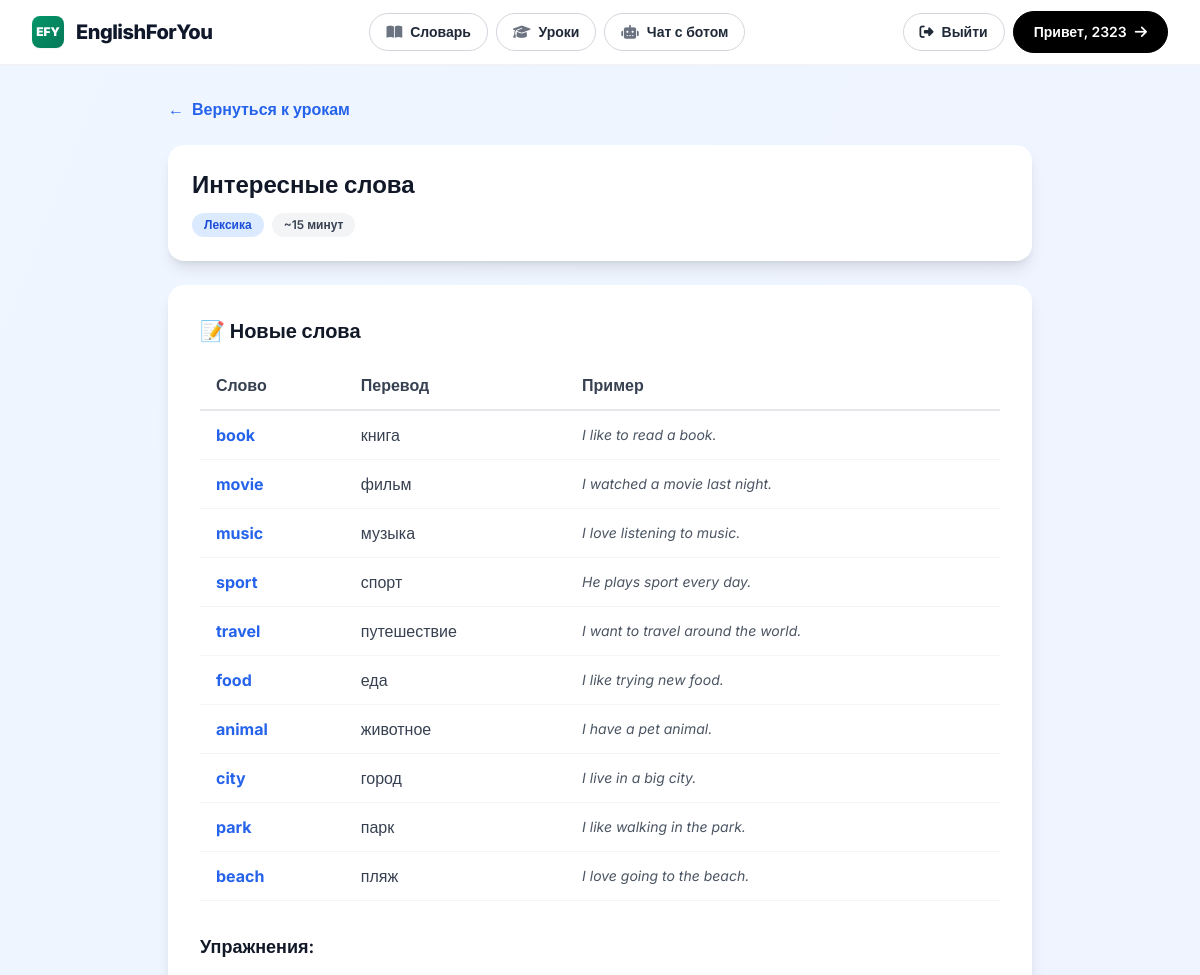
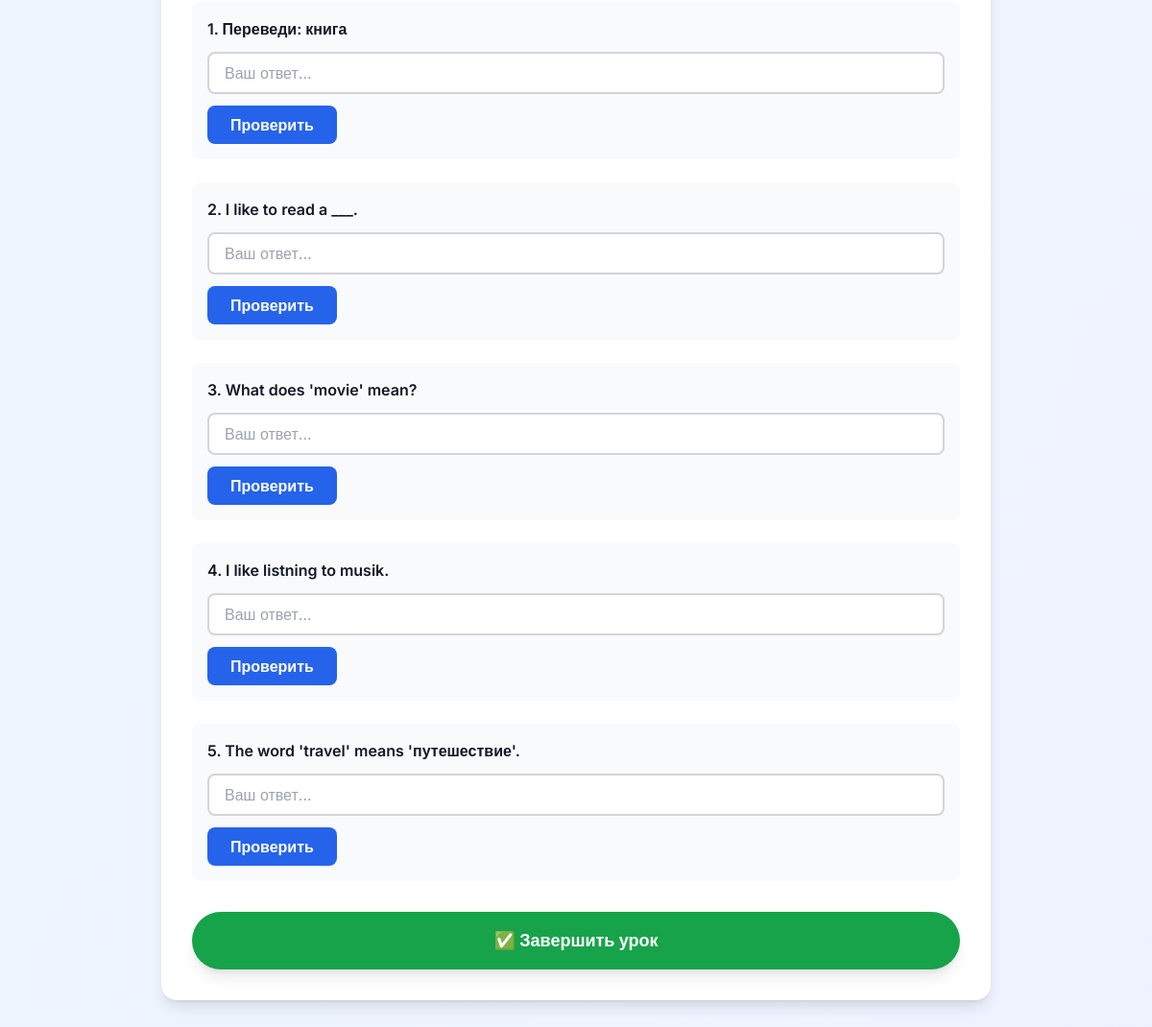
The page /lessons/lesson/2/ (signed in) on the database its author committed (2 pictures, top to bottom).
### lessons/models.py (models this page shows, shortened)
class Lesson(models.Model):
    TYPE_CHOICES = [
        ('grammar', 'Грамматика'),
        ('vocabulary', 'Лексика'),
        ('reading', 'Чтение'),
    ]
    block = models.ForeignKey(
        LessonBlock,
        on_delete=models.CASCADE,
        related_name='lessons',
        verbose_name='Блок'
    )
    lesson_type = models.CharField(
        max_length=20,
        choices=TYPE_CHOICES,
        verbose_name='Тип урока'
    )
    title = models.CharField(
        max_length=200,
        verbose_name='Название урока'
    )
    content = models.JSONField(
        verbose_name='Контент урока',
        help_text='Структура контента в JSON'
    )
    order = models.IntegerField(
        verbose_name='Порядок в блоке',
        help_text='1 - грамматика, 2 - лексика, 3 - чтение'
    )
    estimated_time = models.IntegerField(
        default=15,
        verbose_name='Примерное время (мин)'
    )
    is_unlocked = models.BooleanField(
        default=False,
        verbose_name='Разблокирован'
    )
    created_at = models.DateTimeField(
        auto_now_add=True,
        verbose_name='Создан'
    )
    class Meta:
        verbose_name = 'Урок'
        verbose_name_plural = 'Уроки'
        ordering = ['block', 'order']
        indexes = [
            models.Index(fields=['block', 'order']),
        ]

### lessons/views.py (the view)
# urls.py: path('lesson/<int:lesson_id>/', views.lesson_detail_view, name='lesson_detail'),
def lesson_detail_view(request, lesson_id):
    if not request.user.is_authenticated:
        return redirect('login')
    lesson = get_object_or_404(Lesson, id=lesson_id)
    if lesson.block.user != request.user:
        return redirect('lessons_board')
    if not lesson.is_unlocked:
        return redirect('lessons_board')
    progress, created = LessonProgress.objects.get_or_create(
        user=request.user,
        lesson=lesson,
        defaults={'exercises_data': {}}
    )
    component_map = {
        'grammar': 'lessons/components/grammar.html',
        'vocabulary': 'lessons/components/vocabulary.html',
        'reading': 'lessons/components/reading.html'
    }
    context = {
        'lesson': lesson,
        'progress': progress,
        'block': lesson.block,
        'content': lesson.content,
        'component_template': component_map.get(lesson.lesson_type, 'lessons/components/grammar.html')
    }
    return render(request, 'lessons/lesson_detail.html', context)

### lessons/templates/lessons/lesson_detail.html (shortened to what this page needs)
{% extends 'main/layout.html' %}
{% load static %}
{% block content %}
<div class="min-h-screen bg-gradient-to-br from-blue-50 to-indigo-50 py-8">
  <div class="max-w-4xl mx-auto px-4">
    <div class="mb-6">
      <a href="{% url 'lessons_board' %}" class="inline-flex items-center gap-2 text-blue-600 hover:text-blue-700 font-semibold">
        <span>←</span> Вернуться к урокам
      </a>
    </div>
    <div class="bg-white rounded-2xl shadow-lg p-6 mb-6">
      <div class="flex justify-between items-start">
        <div>
          <h1 class="text-2xl font-bold text-gray-900">{{ lesson.title }}</h1>
          <div class="flex gap-2 mt-3">
            <span class="text-xs font-semibold px-3 py-1 bg-blue-100 text-blue-700 rounded-full">
              {{ lesson.get_lesson_type_display }}
            </span>
            <span class="text-xs font-semibold px-3 py-1 bg-gray-100 text-gray-700 rounded-full">
              ~{{ lesson.estimated_time }} минут
            </span>
          </div>
        </div>
      </div>
    </div>
    <div class="bg-white rounded-2xl shadow-lg p-8">
      {% include component_template %}
    </div>
  </div>
</div>
{% endblock %}

### main/templates/main/layout.html (shortened to what this page needs)
{% load static %}
<!DOCTYPE html>
<html lang="ru">
<head>
  <link rel="stylesheet" href="https://cdnjs.cloudflare.com/ajax/libs/font-awesome/6.4.0/css/all.min.css"/>
  <script src="https://cdn.tailwindcss.com"></script>
</head>
<body class="font-sans bg-gradient-to-b from-white to-gray-50 text-slate-900 antialiased">
  <header id="siteHeader" class="sticky top-0 z-40 backdrop-blur-md bg-white/70 border-b border-black/5 fade-in-down transition-shadow" data-scrolled="false">
    <div class="max-w-7xl mx-auto h-16 px-4 sm:px-6 lg:px-8 flex items-center gap-4">
      <a href="{% url 'home' %}" class="inline-flex items-center gap-3 group">
        <div class="w-8 h-8 rounded-lg bg-gradient-to-br from-primary to-emerald-700 text-white grid place-items-center font-black text-xs shadow-sm transition-transform group-hover:-translate-y-0.5">
          EFY
        </div>
        <span class="font-extrabold text-lg sm:text-xl tracking-tight">
          EnglishForYou
        </span>
      </a>
      <nav class="hidden lg:flex items-center gap-2 mx-auto">
        <a href="#"
           class="inline-flex items-center gap-2 px-4 py-2 rounded-full text-sm font-semibold bg-white border border-gray-300 text-gray-800 transition-all hover:-translate-y-0.5 hover:shadow-md hover:text-primary hover:border-primary focus-visible:outline-2 focus-visible:outline-primary focus-visible:outline-offset-2">
          <i class="fa-solid fa-book-open text-gray-500"></i>
          Словарь
        </a>
        <a href="{% url 'lessons_board' %}"
           class="inline-flex items-center gap-2 px-4 py-2 rounded-full text-sm font-semibold bg-white border border-gray-300 text-gray-800 transition-all hover:-translate-y-0.5 hover:shadow-md hover:text-primary hover:border-primary focus-visible:outline-2 focus-visible:outline-primary focus-visible:outline-offset-2">
          <i class="fa-solid fa-graduation-cap text-gray-500"></i>
          Уроки
        </a>
        <a href="#"
           class="inline-flex items-center gap-2 px-4 py-2 rounded-full text-sm font-semibold bg-white border border-gray-300 text-gray-800 transition-all hover:-translate-y-0.5 hover:shadow-md hover:text-primary hover:border-primary focus-visible:outline-2 focus-visible:outline-primary focus-visible:outline-offset-2">
          <i class="fa-solid fa-robot text-gray-500"></i>
          Чат с ботом
        </a>
      </nav>
      <div class="hidden md:flex items-center gap-2 ml-auto lg:ml-0">
        {% if request.user.is_authenticated %}
          <a href="{% url 'logout' %}"
             class="inline-flex items-center gap-2 px-4 py-2 rounded-full text-sm font-semibold bg-white border border-gray-300 text-gray-800 transition-all hover:-translate-y-0.5 hover:shadow-md hover:text-primary hover:border-primary focus-visible:outline-2 focus-visible:outline-primary focus-visible:outline-offset-2">
            <i class="fa-solid fa-right-from-bracket"></i>
            Выйти
          </a>
        {% endif %}
        {% if request.user.is_authenticated %}
          <a href="{% url 'user_profile' %}"
             class="group relative inline-flex items-center gap-2 px-5 py-2.5 rounded-full text-sm font-semibold bg-black text-white border border-black overflow-hidden transition-all hover:-translate-y-0.5 hover:shadow-md hover:brightness-110 active:brightness-95 btn-dark-animated focus-visible:outline-2 focus-visible:outline-primary focus-visible:outline-offset-2">
            <span class="relative z-10">Привет, {{ request.user }}</span>
            <i class="fas fa-arrow-right relative z-10 transition-transform group-hover:translate-x-1"></i>
          </a>
        {% endif %}
      </div>
    </div>
  </header>
  {% block content %}
  {% endblock %}
</body>
</html>

### main/templates/main/layout.html (style rules this page uses)
.fade-in-down { animation: fadeInDown .45s ease-out; }

### rows shown on the page
Lesson: title "Интересные слова", lesson_type "Лексика", estimated_time "15"

### other values the page prints
{{ request.user }} "2323"
{{ word.word }} "book" "movie" "music" "sport" "travel" "food" "animal" "city" "park" "beach"
{{ word.translation }} "книга" "фильм" "музыка" "спорт" "путешествие" "еда" "животное" "город" "парк" "пляж"
{{ word.example }} "I like to read a book." "I watched a movie last night." "I love listening to music." "He plays sport every day." "I want to travel around the world." "I like trying new food." "I have a pet animal." "I live in a big city." "I like walking in the park." "I love going to the beach."
{{ exercise.question }} "Переведи: книга" "I like to read a ___." "What does 'movie' mean?" "I like listning to musik." "The word 'travel' means 'путешествие'."
